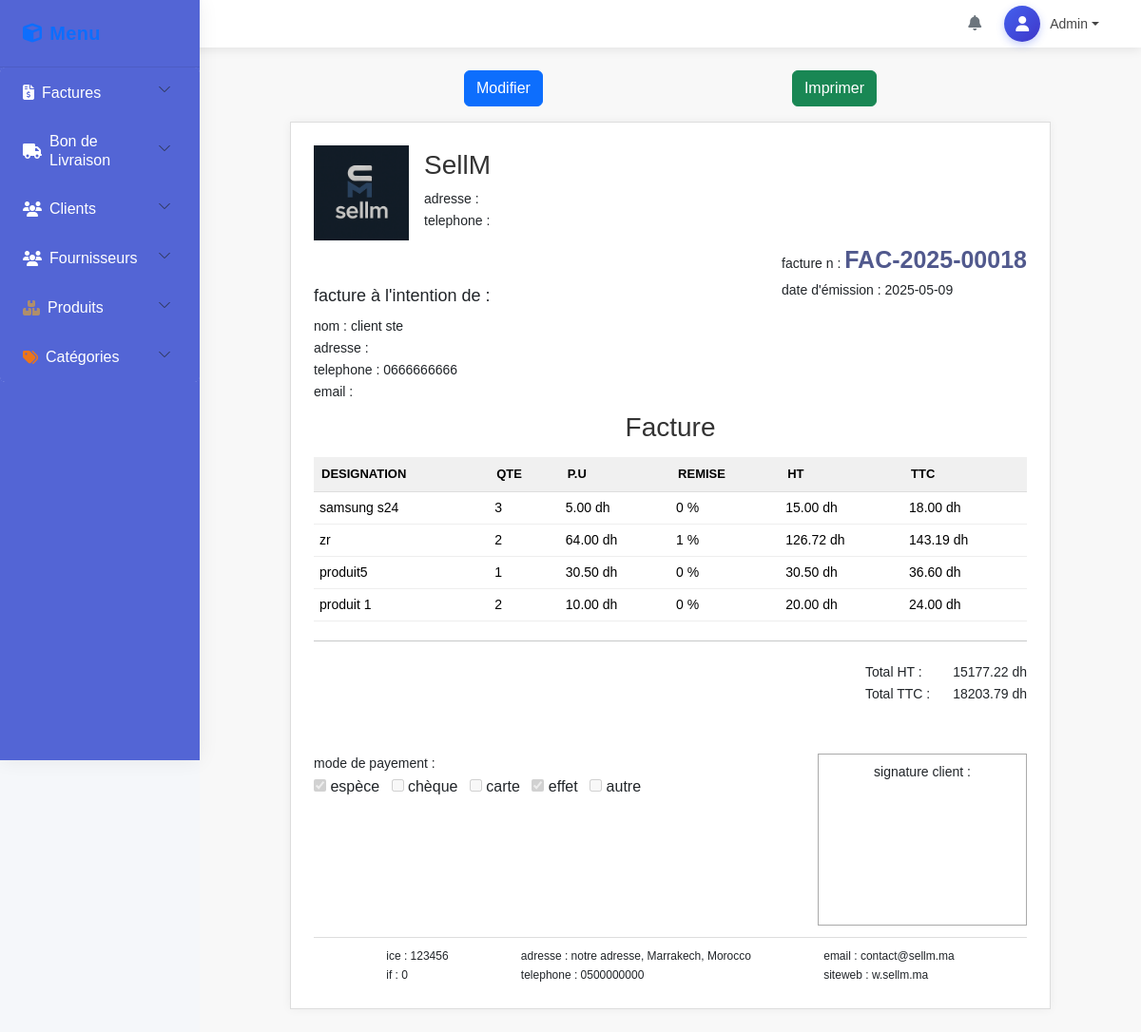
The app's page /factures/show?id=18 with its own data.
### tables this page shows
CREATE TABLE `factures` (
  `id` int(11) NOT NULL,
  `client_id` int(11) NOT NULL,
  `date_emission` date NOT NULL,
  `num_facture` varchar(20) DEFAULT NULL,
  `total_ht` decimal(10,2) DEFAULT NULL,
  `total_ttc` decimal(10,2) DEFAULT NULL,
  `modes_pay` varchar(100) DEFAULT NULL,
  `created_at` timestamp NOT NULL DEFAULT current_timestamp(),
  `updated_at` timestamp NULL DEFAULT NULL ON UPDATE current_timestamp()
);

CREATE TABLE `clients` (
  `id` int(11) NOT NULL,
  `nom_ste` varchar(255) NOT NULL,
  `ice` int(11) NOT NULL,
  `idf` int(11) DEFAULT NULL,
  `adresse` varchar(255) DEFAULT NULL,
  `email` varchar(255) DEFAULT NULL,
  `telephone` varchar(15) NOT NULL
);

CREATE TABLE `lignes_facture` (
  `id` int(11) NOT NULL,
  `facture_id` int(11) NOT NULL,
  `produit_id` int(11) NOT NULL,
  `qte` int(11) NOT NULL,
  `remise` int(11) DEFAULT NULL,
  `prix_u` decimal(10,2) DEFAULT NULL,
  `ttva` decimal(10,2) DEFAULT NULL,
  `ht` decimal(10,2) DEFAULT NULL,
  `ttc` decimal(10,2) DEFAULT NULL
);

CREATE TABLE `produits` (
  `id` int(11) NOT NULL,
  `libelle` varchar(255) NOT NULL,
  `reference` varchar(100) DEFAULT NULL,
  `description_p` text DEFAULT NULL,
  `prix_u` decimal(10,2) NOT NULL,
  `ttva` decimal(10,2) NOT NULL,
  `categorie_id` int(11) DEFAULT NULL,
  `fournisseur_id` int(11) DEFAULT NULL
);

### app/controllers/FactureController.php (called while the page is built, shortened)
<?php
require_once MODEL_PATH . '/FactureModel.php';
class FactureController
{
    private $factureModel;
    public function __construct($db)
    {
        $this->factureModel = new FactureModel($db);
    }
    public function show()
    {
        $facture = $this->factureModel->getFactureById($_GET['id']);
        include VIEW_PATH . '/layouts/main.php';
    }
}

### app/models/FactureModel.php (called while the page is built, shortened)
<?php
class FactureModel {
    public $db;
    public function __construct($dbConnection) {
        $this->db = $dbConnection;
    }
    public function getFactureById($id) {
        try {
            $query = "SELECT f.*, c.id as client_id, c.nom_ste, c.ice, c.idf, c.adresse, c.email, c.telephone FROM factures f INNER JOIN clients c
            ON f.client_id = c.id WHERE f.id = :id";
            $stmt = $this->db->prepare($query);
            $stmt->execute(['id' => $id]);
            $facture = $stmt->fetch(PDO::FETCH_ASSOC);
            if (isset($facture['modes_pay'])) {
                $facture['modes_pay'] = explode(',', $facture['modes_pay']);
            } else {
                $facture['modes_pay'] = [];
            }
            $linesQuery = "SELECT lf.qte, lf.remise, lf.prix_u, lf.ht, lf.ttva, lf.ttc, p.id as produit_id, p.libelle
            FROM lignes_facture lf
            INNER JOIN produits p ON lf.produit_id = p.id
            WHERE lf.facture_id = :id";
            $stmt = $this->db->prepare($linesQuery);
            $stmt->execute(['id' => $id]);
            $facture['lignes'] = $stmt->fetchAll(PDO::FETCH_ASSOC);
            return $facture;
        } catch (PDOException $e) {
            error_log("Database error: " . $e->getMessage());
            return false;
        }
    }
}

### app/views/pages/factures/show.php (the view, shortened to what this page needs)
<div class="d-flex justify-content-evenly mb-3 gap-2 no-print">
    <a href="/stage/factures/edit?id=<?= $facture['id'] ?>" class="btn btn-primary">Modifier</a>
    <button onclick="window.print()" class="btn btn-success">Imprimer</button>
</div>
<div class="facture container bg-white p-4 d-block align-content-between" id="printable-invoice">
    <div class="">
        <div class='d-flex'>
            <img src= '/stage/public/assets/img/sellm.png' alt='logo sellm' class="logo me-3" style="width: 100px; height: 100px; object-fit: contain;" />
            <div class='mt-1'>
                <h2 >SellM</h2>
                <p>adresse :</p>
                <p>telephone :</p>
            </div>
        </div>
        <div class="d-flex justify-content-between">
            <div class="mt-5">
                <h3>facture à l'intention de :</h3>
                <p>nom : <?= $facture['nom_ste'] ?></p>
                <p style="max-width: 250px">adresse : <?= $facture['adresse'] ?></p>
                <p>telephone : <?= $facture['telephone'] ?></p>
                <p>email : <?= $facture['email'] ?></p>
            </div>
            <div>
                <p>facture n : <span style="font-size: 25px; font-weight: bold; color:rgb(81, 89, 141);"><?= $facture['num_facture'] ?></span></p>
                <p>date d'émission : <?= $facture['date_emission'] ?></p>
            </div>
        </div>
    </div>
    <div class="mt-2 invoice-content">
        <h2 class="text-center mb-2">Facture</h2>
        <table class='table table-borderless' id="factures">
            <thead>
                <tr>
                    <th>Designation</th>
                    <th>Qte</th>
                    <th>P.U</th>
                    <th>Remise</th>
                    <th>HT</th>
                    <th>TTC</th>
                </tr>
            </thead>
            <tbody>
                <?php foreach($facture['lignes'] as $ligne): ?>
                <tr>
                    <td><?= $ligne['libelle'] ?></td>
                    <td><?= $ligne['qte'] ?></td>
                    <td><?= $ligne['prix_u'] ?> dh</td>
                    <td><?= $ligne['remise'] ?> %</td>
                    <td><?= $ligne['ht'] ?> dh</td>
                    <td><?= $ligne['ttc'] ?> dh</td>
                </tr>
                <?php endforeach; ?>
            </tbody>
        </table>
        <hr>
        <div class="d-flex justify-content-end">
            <div class="me-4">
                <p>Total HT :</p>
                <p>Total TTC :</p>
            </div>
            <div>
                <p><?= $facture['total_ht'] ?> dh</p>
                <p><?= $facture['total_ttc'] ?> dh</p>
            </div>
        </div>
        <div class="signature d-flex justify-content-between mt-5">
            <div class="">
                <p>mode de payement :</p>
                <input type="checkbox" <?php echo in_array('espèce', $facture['modes_pay']) ? 'checked' : ''; ?> disabled> <span class='me-2'>espèce</span>
                <input type="checkbox" <?php echo in_array('chèque', $facture['modes_pay']) ? 'checked' : ''; ?> disabled> <span class='me-2'>chèque</span>
                <input type="checkbox" <?php echo in_array('carte', $facture['modes_pay']) ? 'checked' : ''; ?> disabled> <span class='me-2'>carte</span>
                <input type="checkbox" <?php echo in_array('effet', $facture['modes_pay']) ? 'checked' : ''; ?> disabled> <span class='me-2'>effet</span>
                <input type="checkbox" <?php echo in_array('autre', $facture['modes_pay']) ? 'checked' : ''; ?> disabled> <span>autre</span>
            </div>
            <p class="sign text-center pt-2">signature client :</p>
        </div>
    </div>
    <div class="footer d-flex justify-content-evenly pt-2">
        <div class="">
            <p>ice : <?= $facture['ice'] ?></p>
            <p>if : <?= $facture['idf'] ?></p>
        </div>
        <div>
            <p>adresse : notre adresse, Marrakech, Morocco</p>
            <p>telephone : 0500000000</p>
        </div>
        <div>
            <p>email : contact@sellm.ma</p>
            <p>siteweb : w.sellm.ma</p>
        </div>
    </div>
</div>

### public/assets/css/app.css (style rules this page uses)
:root { --primary-color: #4361ee; --secondary-color: #3f37c9; --light-color: #f8f9fa; --dark-color: #212529; --sidebar-width: 210px; --sidebar-bg: #5365d5; --sidebar-hover: #f3f5ff; --border-radius: 8px; --transition-speed: 0.3s; }
body { font-family: 'Poppins', Arial, sans-serif; background-color: #f5f7fa; overflow-x: hidden; }

### app/views/pages/factures/show.php (style rules this page uses)
.facture { width: 800px; margin: auto; border: 1px solid #ddd; box-shadow: 0 0 10px rgba(0,0,0,0.05); font-family: Arial, sans-serif; background-color: #f8f9fa; padding: 30px; }
.facture h2 { font-size: 28px; color: #333; }
.facture h3 { font-size: 18px; margin-bottom: 10px; }
.facture p { margin: 2px 0; font-size: 14px; }
.facture table { width: 100%; margin-top: 15px; font-size: 14px; }
.facture th { background-color: #f0f0f0; text-transform: uppercase; font-size: 13px; padding: 8px; border-bottom: 1px solid #ddd; }
.facture td { padding: 6px; border-bottom: 1px solid #eee; }
.facture hr { margin: 20px 0; }
.facture .sign { border: 1px solid #aaa; width: 220px; padding-bottom: 150px; }
.facture .footer { border-top: 1px solid #ddd; margin-top: 10px; }
.facture .footer p { font-size: 12px; margin: 2px 0; }

### records on screen
factures: client.nom_ste "client ste", client.telephone "0666666666", num_facture "FAC-2025-00018", date_emission "2025-05-09", total_ht "15177.22", total_ttc "18203.79", client.ice "123456", client.idf "0"
lignes_facture: produit.libelle "samsung s24", qte "3", prix_u "5.00", remise "0", ht "15.00", ttc "18.00"
lignes_facture: produit.libelle "zr", qte "2", prix_u "64.00", remise "1", ht "126.72", ttc "143.19"
lignes_facture: produit.libelle "produit5", qte "1", prix_u "30.50", remise "0", ht "30.50", ttc "36.60"
lignes_facture: produit.libelle "produit 1", qte "2", prix_u "10.00", remise "0", ht "20.00", ttc "24.00"
